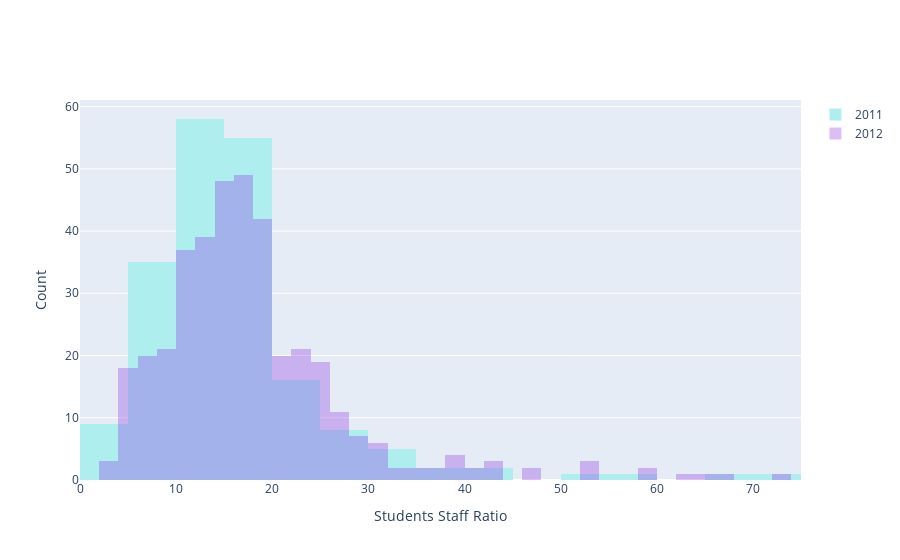

Notebook cell for this chart:
### Code cell
trace1=go.Histogram(
    x=df2011,
    name="2011",
    marker=dict(color="paleturquoise")
)

trace2=go.Histogram(
    x=df2012,
    name="2012",
    marker=dict(color="blueviolet"),
    opacity=0.3
)

data=[trace1,trace2]
layout=go.Layout(barmode="overlay",
                xaxis=dict(title="Students Staff Ratio"),
                yaxis=dict(title="Count")
)

fig=go.Figure(data=data,layout=layout)
iplot(fig)

### Figure 1 — Plotly figure (JSON) as saved in the notebook; plotly's stock layout.template omitted (floating-point values rounded to 4 significant figures; data arrays with more than 128 entries replaced by an {"elided": "..."} marker saying what was removed)
{"data": [{"marker": {"color": "paleturquoise"}, "name": "2011", "type": "histogram", "x": {"elided": "200 float values"}}, {"marker": {"color": "blueviolet"}, "name": "2012", "opacity": 0.3, "type": "histogram", "x": {"elided": "402 float values"}}], "layout": {"barmode": "overlay", "xaxis": {"title": {"text": "Students Staff Ratio"}}, "yaxis": {"title": {"text": "Count"}}}}
